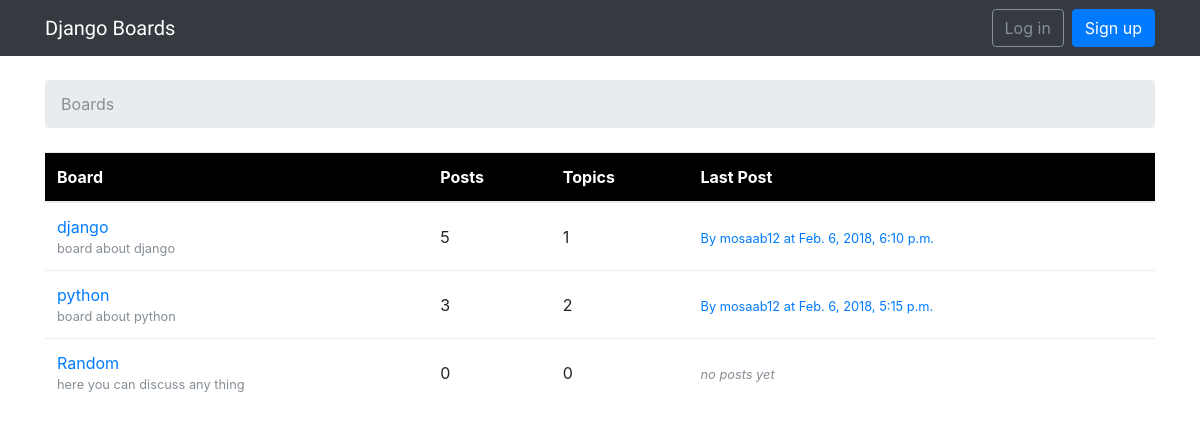
The page / on the database its author committed.
### boards/models.py (models this page shows, shortened)
class Board(models.Model):
    name = models.CharField(max_length=30,unique=True)
    description = models.CharField(max_length=100)
    def get_posts_count(self):
        return Post.objects.filter(topic__board=self).count()
    def get_last_post(self):
        return Post.objects.filter(topic__board=self).order_by('-created_at').first()

class Post(models.Model):
    message = models.TextField(max_length=4000)
    topic = models.ForeignKey(Topic,related_name='posts')
    created_at = models.DateTimeField(auto_now_add=True)
    updated_at = models.DateTimeField(null=True)
    created_by = models.ForeignKey(User, related_name='posts')
    updated_by = models.ForeignKey(User, null=True, related_name='+')

### boards/views.py (the view)
# urls.py: url(r'^$', views.BoardListView.as_view(), name='home'),
class BoardListView(ListView):
    model = Board
    context_object_name = 'boards'
    template_name = 'home.html'

### templates/home.html
{% extends 'base.html' %}
{% block breadcrumb %}
    <li class="breadcrumb-item active" aria-current="page">Boards</li>
{% endblock breadcrumb %}
{% block content %}
    <table class="table">
        <thead class="thead-inverse">
            <tr>
                <th>Board</th>
                <th>Posts</th>
                <th>Topics</th>
                <th>Last Post</th>
            </tr>
        </thead>
        <tbody>
            {% for board in boards  %}
                <tr>
                    <td>
                        <a href="{% url 'board_topics' board.pk%}">{{ board.name }}</a>
                        <small class="text-muted d-block">{{ board.description }}</small>
                    </td>
                    <td class="align-middle">
                        {{ board.get_posts_count }}
                    </td>
                    <td class="align-middle">
                        {{board.topics.count}}
                    </td>
                    <td class="align-middle">
                        {% with post=board.get_last_post %}
                            {% if post %}
                                <small>
                                    <a href="{% url 'topic_posts' board.pk post.topic.pk%}">
                                        By {{ post.created_by.username }} at {{ post.created_at }}
                                    </a>
                                </small>
                            {% else %}
                                <small class="text-muted">
                                    <em> no posts yet</em>
                                </small>
                            {% endif %}
                        {% endwith %}
                    </td>
                </tr>
            {% endfor %}
        </tbody>
    </table>
{% endblock content %}

### static/css/main.css (style rules this page uses)
.thead-inverse { background-color: black; color: white; }

### rows shown on the page
Board: name "django", description "board about django", get_posts_count "5", topics.count "1", get_last_post.created_by.username "mosaab12", get_last_post.created_at "Feb. 6, 2018, 6:10 p.m."
Board: name "python", description "board about python", get_posts_count "3", topics.count "2", get_last_post.created_by.username "mosaab12", get_last_post.created_at "Feb. 6, 2018, 5:15 p.m."
Board: name "Random", description "here you can discuss any thing", get_posts_count "0", topics.count "0", shows "no posts yet"
